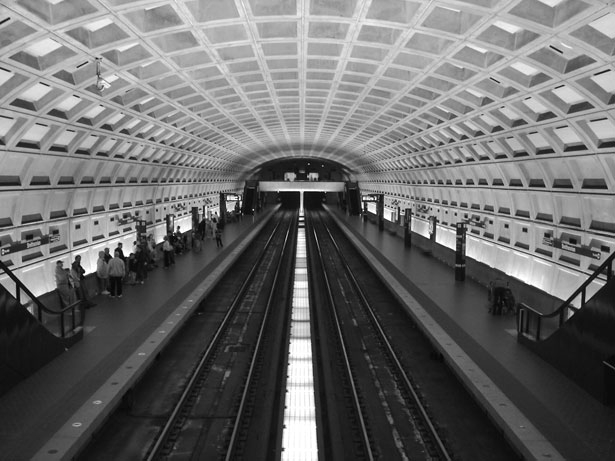
#> input picture dc_metro.png, 615 x 461 px
$ python filter_image.py
#> lines starting #> are read from the running program, lines starting #| are printed output that depends on the picture
"""
Filter Image
------------

Read in the "dc_metro" image and use an averaging filter
to "smooth" the image.  Use a "5 point stencil" where
you average the current pixel with its neighboring pixels::

              0 0 0 0 0 0 0
              0 0 0 x 0 0 0
              0 0 x x x 0 0
              0 0 0 x 0 0 0
              0 0 0 0 0 0 0

Plot the image, the smoothed image, and the difference between the
two.

Bonus
~~~~~

Re-filter the image by passing the result image through the filter again. Do
this 50 times and plot the resulting image.

See :ref:`filter-image-solution`.
"""

import matplotlib.pyplot as plt

img = plt.imread('dc_metro.png')
#> img is the input picture: shape (461, 615) float32; min 0.00784, max 1, mean 0.415
top = img[0:2, 1:3]
#> top = [[0.643, 0.678], [0.655, 0.655]]
left = img[1:3, 0:2]
#> left = [[0.667, 0.655], [0.682, 0.678]]
blurred = (top + left) / 5
#> blurred = [[0.262, 0.267], [0.267, 0.267]]


plt.imshow(img, cmap=plt.cm.hot)
plt.figure()
plt.imshow(blurred, cmap=plt.cm.hot)

plt.show()
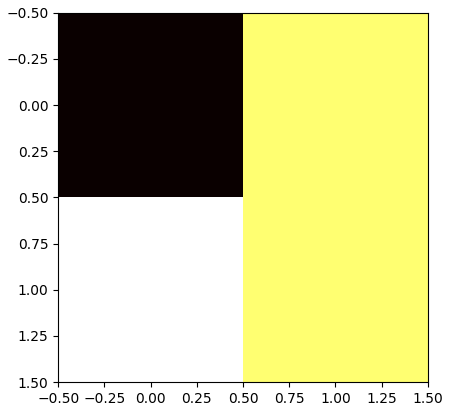
#> figure drawn by matplotlib, 1 panel
